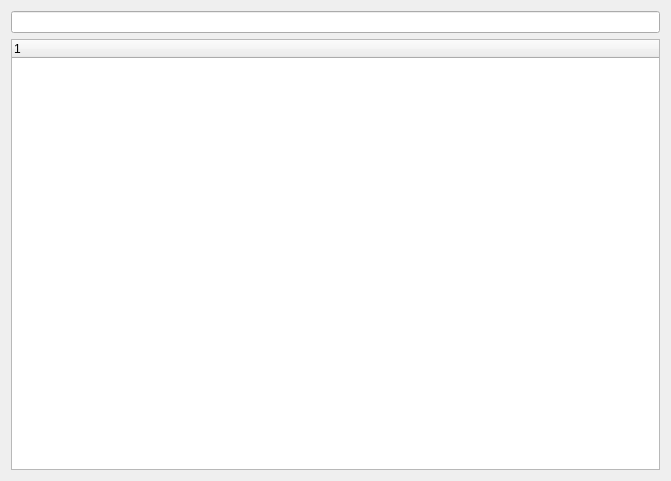
<?xml version="1.0" encoding="UTF-8"?>
<ui version="4.0">
 <class>ComplexGmlInfoDialogBase</class>
 <widget class="QDialog" name="ComplexGmlInfoDialogBase">
  <property name="geometry">
   <rect>
    <x>0</x>
    <y>0</y>
    <width>671</width>
    <height>481</height>
   </rect>
  </property>
  <property name="windowTitle">
   <string>Complex GML Info</string>
  </property>
  <layout class="QGridLayout" name="gridLayout_2">
   <item row="0" column="0">
    <layout class="QVBoxLayout" name="layout">
     <item>
      <widget class="QLineEdit" name="lineEdit">
       <property name="toolTip">
        <string>Enter search query...</string>
       </property>
       <property name="statusTip">
        <string/>
       </property>
      </widget>
     </item>
     <item>
      <widget class="QTreeWidget" name="treeWidget">
       <column>
        <property name="text">
         <string notr="true">1</string>
        </property>
       </column>
      </widget>
     </item>
    </layout>
   </item>
  </layout>
 </widget>
 <resources/>
 <connections/>
</ui>
